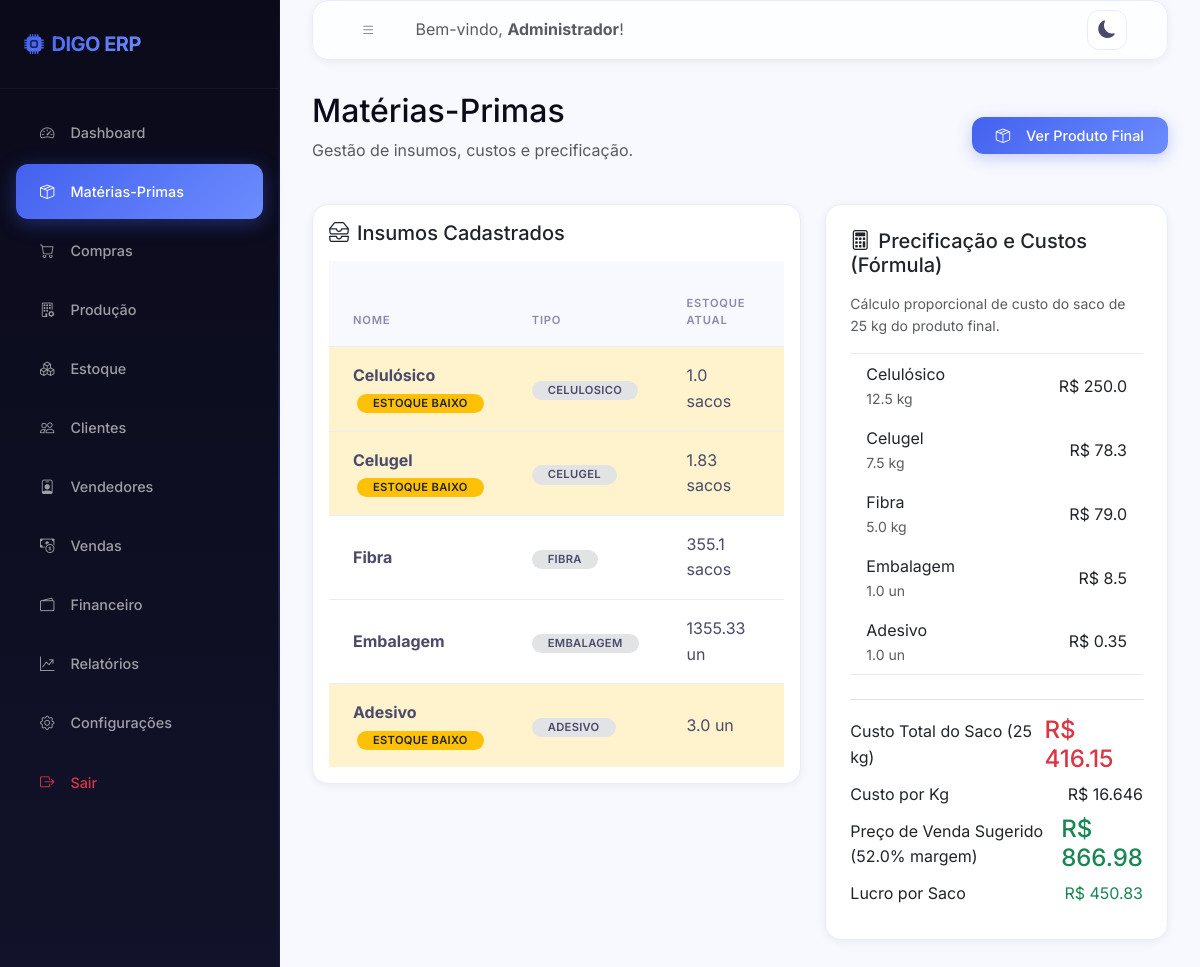
The page /materias-primas/ (signed in) on the database its author committed.
### models/usuario.py (models this page shows, shortened)
class Usuario(UserMixin, db.Model):
    __tablename__ = 'usuarios'
    id = db.Column(db.Integer, primary_key=True)
    nome = db.Column(db.String(100), nullable=False)
    email = db.Column(db.String(150), unique=True, nullable=False)
    senha_hash = db.Column(db.String(256), nullable=False)
    perfil = db.Column(db.String(20), default='funcionario')  # admin | funcionario
    ativo = db.Column(db.Boolean, default=True)
    criado_em = db.Column(db.DateTime, default=datetime.utcnow)
    ultimo_acesso = db.Column(db.DateTime)
    logs = db.relationship('Log', backref='usuario', lazy='dynamic')
    @property
    def is_admin(self):
        return self.perfil == 'admin'

### models/materia_prima.py (models this page shows, shortened)
class MateriaPrima(db.Model):
    __tablename__ = 'materias_primas'
    id = db.Column(db.Integer, primary_key=True)
    nome = db.Column(db.String(100), nullable=False)
    tipo = db.Column(db.String(30), nullable=False)  # celulosico|celugel|fibra|embalagem|adesivo
    peso_saco_kg = db.Column(db.Float, default=25.0)      # peso do saco comprado
    quantidade_uso_kg = db.Column(db.Float, default=0.0)  # kg consumidos por saco de produto
    preco_saco = db.Column(db.Float, default=0.0)          # preço por saco comprado
    frete_saco = db.Column(db.Float, default=0.0)          # frete rateado por saco
    custo_medio = db.Column(db.Float, default=0.0)         # custo médio calculado
    estoque_atual = db.Column(db.Float, default=0.0)       # em unidades (sacos ou pcs)
    estoque_minimo = db.Column(db.Float, default=0.0)
    fornecedor_id = db.Column(db.Integer, db.ForeignKey('fornecedores.id'), nullable=True)
    observacoes = db.Column(db.Text)
    atualizado_em = db.Column(db.DateTime, default=datetime.utcnow, onupdate=datetime.utcnow)
    movimentacoes = db.relationship('MovimentacaoEstoque', backref='materia_prima',
                                    lazy='dynamic',
                                    foreign_keys='MovimentacaoEstoque.materia_prima_id')
    @property
    def custo_por_kg(self):
        total_saco = self.preco_saco + self.frete_saco
        if self.peso_saco_kg and self.peso_saco_kg > 0:
            return total_saco / self.peso_saco_kg
        return 0.0
    @property
    def custo_proporcional(self):
        return self.custo_por_kg * self.quantidade_uso_kg
    @property
    def abaixo_minimo(self):
        return self.estoque_atual < self.estoque_minimo

### models/produto.py (models this page shows, shortened)
class ProdutoFinal(db.Model):
    __tablename__ = 'produto_final'
    id = db.Column(db.Integer, primary_key=True)
    nome = db.Column(db.String(100), default='Argamassa 25kg')
    peso_kg = db.Column(db.Float, default=25.0)
    estoque_atual = db.Column(db.Float, default=0.0)  # em sacos
    estoque_minimo = db.Column(db.Float, default=0.0)
    custo_calculado = db.Column(db.Float, default=0.0)   # custo total por saco
    preco_venda_padrao = db.Column(db.Float, default=0.0)
    margem_lucro_pct = db.Column(db.Float, default=15.0)
    atualizado_em = db.Column(db.DateTime, default=datetime.utcnow, onupdate=datetime.utcnow)
    @property
    def lucro_por_saco(self):
        return self.preco_venda_padrao - self.custo_calculado

### routes/materias_primas.py (the view)
@materias_primas_bp.route('/')
@login_required
def index():
    mps = MateriaPrima.query.order_by(MateriaPrima.id).all()
    breakdown = get_breakdown_custo()
    fornecedores = Fornecedor.query.filter_by(ativo=True).order_by(Fornecedor.nome).all()
    return render_template('materias_primas/index.html',
                           mps=mps, breakdown=breakdown, fornecedores=fornecedores)

### templates/materias_primas/index.html (shortened to what this page needs)
{% extends 'base.html' %}
{% block content %}
<div class="row mb-4 align-items-center">
    <div class="col-sm-6">
        <h2 class="font-weight-bold">Matérias-Primas</h2>
        <p class="text-muted">Gestão de insumos, custos e precificação.</p>
    </div>
    <div class="col-sm-6 text-sm-end">
        <a href="{{ url_for('materias_primas.produto_final') }}" class="btn btn-primary"><i class="bi bi-box-seam me-2"></i>Ver Produto Final</a>
    </div>
</div>
<div class="row g-4">
    <div class="col-md-7">
        <div class="card p-3">
            <h5 class="font-weight-bold mb-3"><i class="bi bi-inboxes me-2"></i>Insumos Cadastrados</h5>
            <div class="table-responsive">
                <table class="table table-hover">
                    <thead>
                        <tr>
                            <th>Nome</th>
                            <th>Tipo</th>
                            <th>Estoque Atual</th>
                            <th>Preço Saco</th>
                        </tr>
                    </thead>
                    <tbody>
                        {% for mp in mps %}
                        <tr class="{% if mp.abaixo_minimo %}table-warning{% endif %}">
                            <td>
                                <strong>{{ mp.nome }}</strong>
                                {% if mp.abaixo_minimo %}
                                <span class="badge bg-warning text-dark ms-1">Estoque Baixo</span>
                                {% endif %}
                            </td>
                            <td><span class="badge bg-secondary-subtle text-secondary">{{ mp.tipo }}</span></td>
                            <td>{{ mp.estoque_atual|round(2) }} {% if mp.tipo in ('embalagem', 'adesivo') %}un{% else %}sacos{% endif %}</td>
                            <td>R$ {{ mp.preco_saco|round(2) }}</td>
                        </tr>
                        {% endfor %}
                    </tbody>
                </table>
            </div>
        </div>
    </div>
    <div class="col-md-5">
        <div class="card p-4 bg-indigo-subtle border-indigo">
            <h5 class="font-weight-bold mb-3"><i class="bi bi-calculator me-2 text-indigo"></i>Precificação e Custos (Fórmula)</h5>
            <p class="text-muted small">Cálculo proporcional de custo do saco de 25 kg do produto final.</p>
            <ul class="list-group list-group-flush mb-4 bg-transparent">
                {% for item in breakdown.breakdown %}
                <li class="list-group-item d-flex justify-content-between align-items-center bg-transparent border-0 py-2">
                    <div>
                        <span class="font-weight-bold">{{ item.nome }}</span>
                        <div class="small text-muted">{{ item.qtd_uso }} {% if item.tipo in ('embalagem', 'adesivo') %}un{% else %}kg{% endif %}</div>
                    </div>
                    <span class="font-weight-bold">R$ {{ item.custo_proporcional|round(2) }}</span>
                </li>
                {% endfor %}
            </ul>
            <div class="border-top pt-3">
                <div class="d-flex justify-content-between align-items-center mb-2">
                    <span>Custo Total do Saco (25 kg)</span>
                    <h4 class="font-weight-bold text-danger m-0">R$ {{ breakdown.custo_total|round(2) }}</h4>
                </div>
                <div class="d-flex justify-content-between align-items-center mb-2">
                    <span>Custo por Kg</span>
                    <span class="font-weight-bold">R$ {{ breakdown.custo_por_kg|round(4) }}</span>
                </div>
                <div class="d-flex justify-content-between align-items-center mb-2">
                    <span>Preço de Venda Sugerido ({{ breakdown.margem_pct }}% margem)</span>
                    <h4 class="font-weight-bold text-success m-0">R$ {{ breakdown.preco_venda|round(2) }}</h4>
                </div>
                <div class="d-flex justify-content-between align-items-center mb-2">
                    <span>Lucro por Saco</span>
                    <span class="font-weight-bold text-success">R$ {{ breakdown.lucro_por_saco|round(2) }}</span>
                </div>
            </div>
        </div>
    </div>
</div>
{% endblock %}

### templates/base.html (shortened to what this page needs)
<!DOCTYPE html>
<html lang="pt-BR">
<head>
    <link href="https://cdn.jsdelivr.net/npm/bootstrap@5.3.0/dist/css/bootstrap.min.css" rel="stylesheet">
    <link rel="stylesheet" href="https://cdn.jsdelivr.net/npm/bootstrap-icons@1.10.5/font/bootstrap-icons.css">
    <link rel="stylesheet" href="{{ url_for('static', filename='css/style.css') }}">
</head>
<body>
    <div class="wrapper">
        <nav id="sidebar">
            <div class="sidebar-header d-flex align-items-center justify-content-between">
                <h4 class="m-0 text-white font-weight-bold"><i class="bi bi-cpu-fill me-2 text-indigo"></i>DIGO ERP</h4>
            </div>
            <ul class="list-unstyled components">
                <li class="{% if request.blueprint == 'dashboard' %}active{% endif %}">
                    <a href="{{ url_for('dashboard.index') }}"><i class="bi bi-speedometer2"></i> Dashboard</a>
                </li>
                <li class="{% if request.blueprint == 'materias_primas' %}active{% endif %}">
                    <a href="{{ url_for('materias_primas.index') }}"><i class="bi bi-box-seam"></i> Matérias-Primas</a>
                </li>
                <li class="{% if request.blueprint == 'compras' %}active{% endif %}">
                    <a href="{{ url_for('compras.index') }}"><i class="bi bi-cart"></i> Compras</a>
                </li>
                <li class="{% if request.blueprint == 'producao' %}active{% endif %}">
                    <a href="{{ url_for('producao.index') }}"><i class="bi bi-building-gear"></i> Produção</a>
                </li>
                <li class="{% if request.blueprint == 'estoque' %}active{% endif %}">
                    <a href="{{ url_for('estoque.index') }}"><i class="bi bi-boxes"></i> Estoque</a>
                </li>
                <li class="{% if request.blueprint == 'clientes' %}active{% endif %}">
                    <a href="{{ url_for('clientes.index') }}"><i class="bi bi-people"></i> Clientes</a>
                </li>
                <li class="{% if request.blueprint == 'vendedores' %}active{% endif %}">
                    <a href="{{ url_for('vendedores.index') }}"><i class="bi bi-person-badge"></i> Vendedores</a>
                </li>
                <li class="{% if request.blueprint == 'vendas' %}active{% endif %}">
                    <a href="{{ url_for('vendas.index') }}"><i class="bi bi-cash-coin"></i> Vendas</a>
                </li>
                <li class="{% if request.blueprint == 'financeiro' %}active{% endif %}">
                    <a href="{{ url_for('financeiro.index') }}"><i class="bi bi-wallet2"></i> Financeiro</a>
                </li>
                <li class="{% if request.blueprint == 'relatorios' %}active{% endif %}">
                    <a href="{{ url_for('relatorios.index') }}"><i class="bi bi-graph-up-arrow"></i> Relatórios</a>
                </li>
                {% if current_user.is_admin %}
                <li class="{% if request.blueprint == 'configuracoes' %}active{% endif %}">
                    <a href="{{ url_for('configuracoes.index') }}"><i class="bi bi-gear"></i> Configurações</a>
                </li>
                {% endif %}
                <li>
                    <a href="{{ url_for('auth.logout') }}" class="text-danger"><i class="bi bi-box-arrow-right text-danger"></i> Sair</a>
                </li>
            </ul>
        </nav>
        <div id="content">
            <nav class="navbar navbar-expand-lg card mb-4 p-2 d-flex flex-row align-items-center justify-content-between">
                <div class="d-flex align-items-center">
                    <button type="button" id="sidebarCollapse" class="btn btn-outline-secondary me-3">
                        <i class="bi bi-list"></i>
                    </button>
                    <span class="navbar-text d-none d-md-inline text-muted">Bem-vindo, <strong>{{ current_user.nome }}</strong>!</span>
                </div>
                <div class="d-flex align-items-center">
                    <button class="theme-toggle-btn me-3" id="themeToggle" title="Alternar Tema">
                    </button>
                </div>
            </nav>
            <div class="container-fluid p-0 fade-in">
                {% block content %}{% endblock %}
            </div>
        </div>
    </div>
</body>
</html>

### rows shown on the page
Usuario: nome "Administrador"
MateriaPrima: nome "Celulósico", estoque_minimo "ESTOQUE BAIXO", tipo "CELULOSICO", estoque_atual "1.0", shows "sacos", qtd_uso "12.5", shows "kg", custo_proporcional "250.0"
MateriaPrima: nome "Celugel", estoque_minimo "ESTOQUE BAIXO", tipo "CELUGEL", estoque_atual "1.83", shows "sacos", qtd_uso "7.5", shows "kg", custo_proporcional "78.3"
MateriaPrima: nome "Fibra", tipo "FIBRA", estoque_atual "355.1", shows "sacos", qtd_uso "5.0", shows "kg", custo_proporcional "79.0"
MateriaPrima: nome "Embalagem", tipo "EMBALAGEM", estoque_atual "1355.33", shows "un", qtd_uso "1.0", custo_proporcional "8.5"
MateriaPrima: nome "Adesivo", estoque_minimo "ESTOQUE BAIXO", tipo "ADESIVO", estoque_atual "3.0", shows "un", qtd_uso "1.0", custo_proporcional "0.35"
ProdutoFinal: margem_pct "52.0", preco_venda "866.98"

### other values the page prints
{{ breakdown.custo_total|round(2) }} "416.15"
{{ breakdown.custo_por_kg|round(4) }} "16.646"
{{ breakdown.lucro_por_saco|round(2) }} "450.83"
